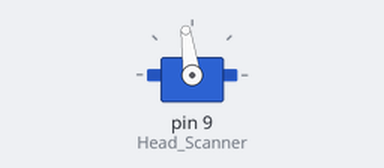
Simulated run of this sketch. Board: Arduino Uno, built with avr-gcc and run on an emulated ATmega328P. On the bench: servo.

Above: at 0.15 s.
At 1.5 s:
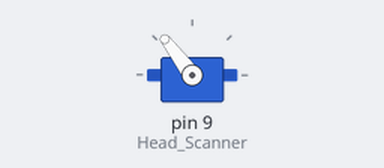
At 2.6 s:
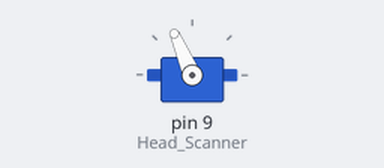
At 5.35 s:
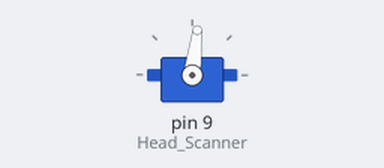
Timing chart, 0 to 7.1 s (numbered marks = the images above):
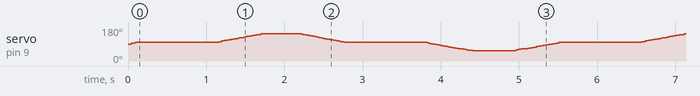

The sketch:

sketch_head_movement.ino
```cpp
#include <Arduino.h>
#include "ServoEasing.hpp"

/**
 * Experimental code for testing smooth head scanning for head
 * with attached HC-SR04 type ulrasonic send/receive ping unit
 * for calculating the distance of objects in front of the robot
 * to avoid. This sketch doesn't use any code to interface with
 * the ultrasonic module.
 */


ServoEasing scanner; // Use ServoEasing object

// MG90S Mini-servo (5 volt).
#define Head_Scanner 9

// The mini-servo doesn't center at 90. The variance is 8.
int Variance      = 8;
int Servo_Center  = 90 + Variance;
int Scan_Left     = 135 + Variance;
int Scan_Right    = 45 + Variance;
int Scan_Delay    = 1000;

void setup() {
  // put your setup code here, to run once:

  // Attach and center head servo.
  scanner.attach(Head_Scanner);
  scanner.setSpeed(75); // Set speed (adjust as needed)
  scanner.easeTo(Servo_Center);

}

void loop() {
  // put your main code here, to run repeatedly:

  delay(Scan_Delay);

  //Scan area
  scanner.easeTo(Scan_Left);
  delay(Scan_Delay/2);
  // Add routine to check distance Left.

  scanner.easeTo(Servo_Center);
  delay(Scan_Delay);
  // Add routine to check distance in front.

  scanner.easeTo(Scan_Right);
  delay(Scan_Delay/2);
  // Add routine to check distance Right.

  scanner.easeTo(Servo_Center);

}
```
